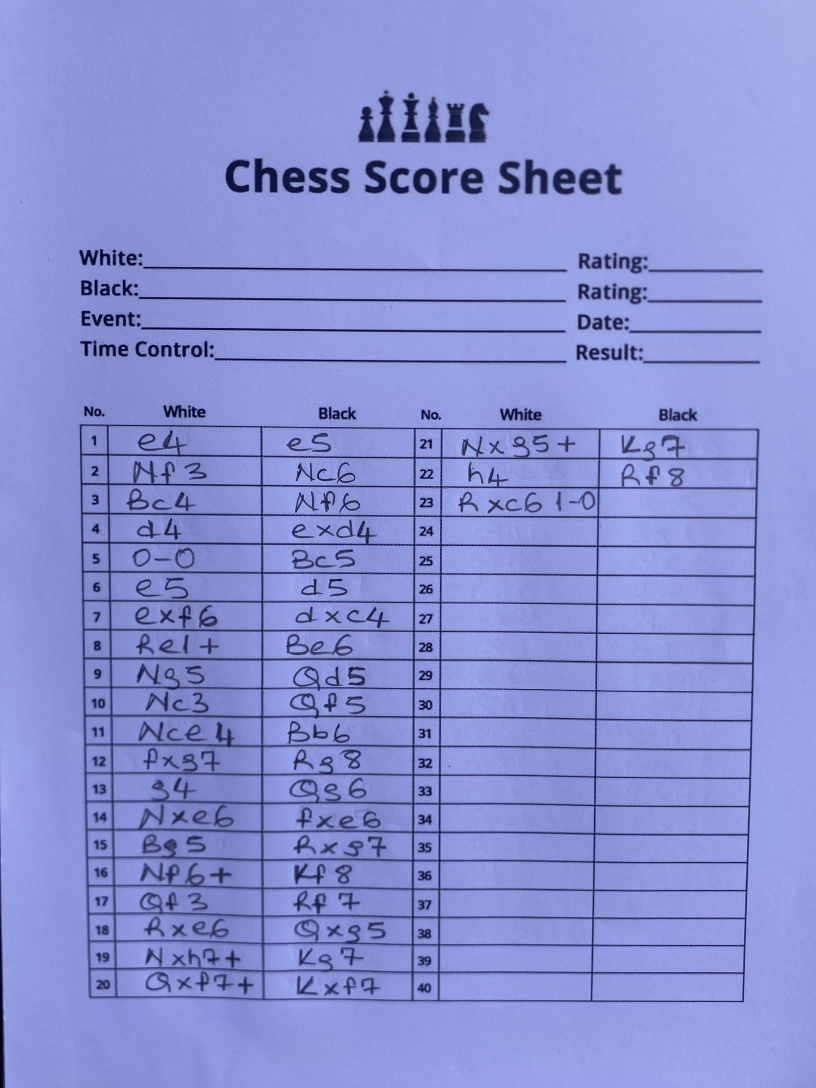
#> input picture yolo_project/Hücre Çıkartma/games/Image (29).jfif, 2448 x 3264 px (shown at 1/3 size); its folder holds 5 pictures in this run
$ python main2.py
#> lines starting #> are read from the running program, lines starting #| are printed output that depends on the picture; after the words box and inside, x2 and y2 are one past the last pixel; in counts of white or black regions, pixels touching at a corner belong together
#> in process_image, img is the input picture: shape (3264, 2448, 3); mean B, G, R 210.4, 144.9, 135.4
import cv2
import numpy as np
import os
# import pytesseract
# OCR_LANGUAGE = "eng"  # Türkçe için "tur"

image_folder = "games"
output_folder = "foundcells"
os.makedirs(output_folder, exist_ok=True)
# pytesseract.pytesseract.tesseract_cmd = r"C:\Program Files\Tesseract-OCR\tesseract.exe"

def detect_lines(image_path):
#> called with image_path = 'games/Image (29).jfif'
    image = cv2.imread(image_path, cv2.IMREAD_COLOR)
    if image is None:
        print(f"Hata: {image_path} okunamadı.")
        return [], []

    gray = cv2.cvtColor(image, cv2.COLOR_BGR2GRAY)
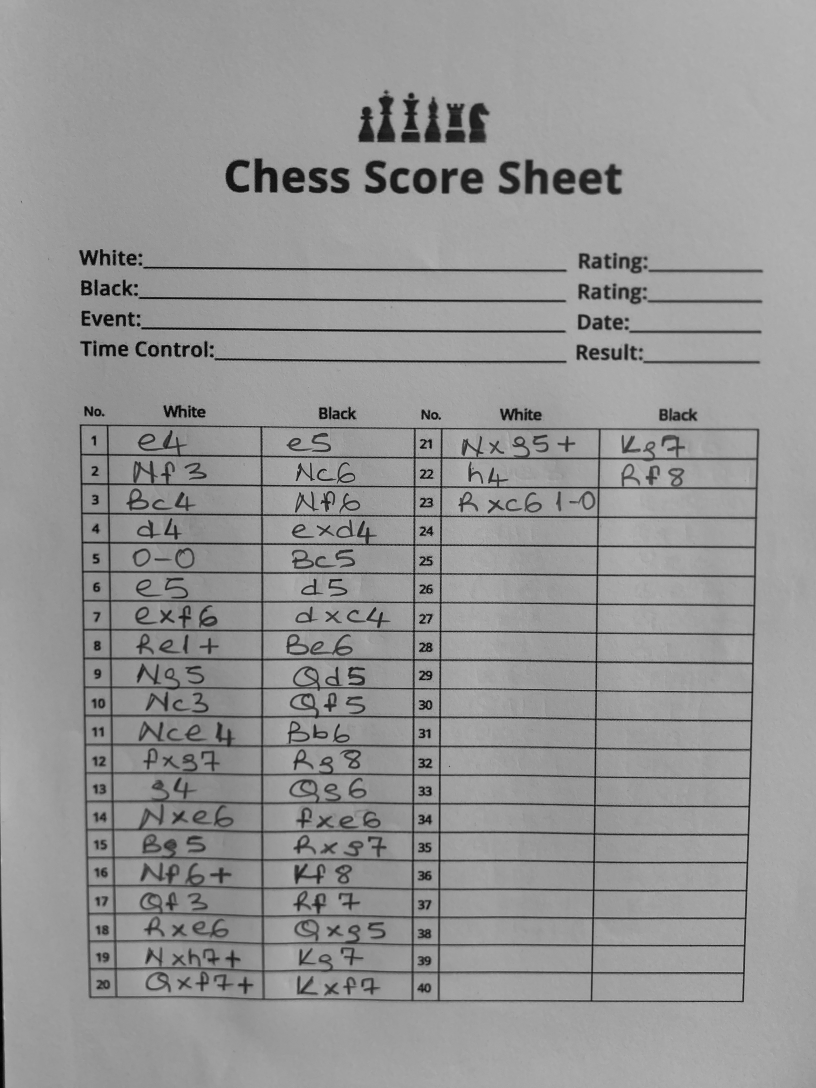
#> gray: shape (3264, 2448) (shown at 1/3 size); min 1, max 221, mean 149.6
    edges = cv2.Canny(gray, 50, 150, apertureSize=3)
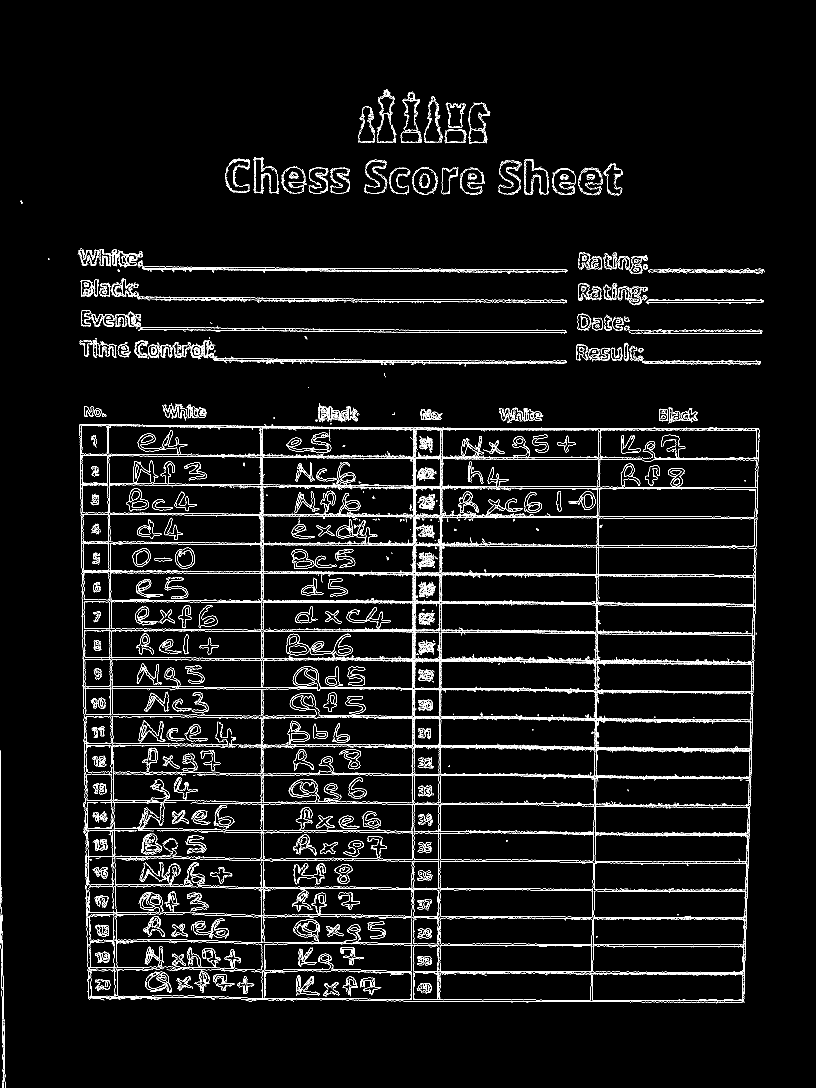
#> edges: shape (3264, 2448) (shown at 1/3 size); 3.5% white in thin lines or dots, all inside (x1, y1, x2, y2) = (0, 268, 2294, 3264)

    lines = cv2.HoughLinesP(edges, 1, np.pi / 180, 75, minLineLength=75, maxLineGap=3)
#> lines = 394 rows, first 6: [1242, 2324, 1242, 2154], [1456, 1285, 1949, 1285], [784, 1623, 784, 1462], [1780, 2580, 1781, 2505], [1241, 1717, 1241, 1639], [1320, 1759, 1320, 1495]
    vertical_lines, horizontal_lines = [], []

    if lines is not None:
        for line in lines:
            x1, y1, x2, y2 = line[0]
            if abs(x1 - x2) < 5:
                vertical_lines.append((x1, x2))
            elif abs(y1 - y2) < 5:
                horizontal_lines.append((y1, y2))
#> this loop made 394 passes
#> after the loop, horizontal_lines = 332 pairs, first value 802 to 3006, second value 803 to 3006; vertical_lines = 62 pairs, first value 1 to 2267, second value 1 to 2268

    vertical_lines.sort(key=lambda x: x[0])
    horizontal_lines.sort(key=lambda y: y[0])

    return vertical_lines, horizontal_lines

def group_lines(lines, axis_index, threshold=30):
    grouped = []
    group = []

    for line in lines:
        val = line[axis_index]
        if not group:
            group.append(line)
        else:
            prev_val = group[-1][axis_index]
            if abs(val - prev_val) <= threshold:
                group.append(line)
            else:
                avg = tuple(int(np.mean([g[i] for g in group])) for i in range(2))
                grouped.append(avg)
                group = [line]

    if group:
        avg = tuple(int(np.mean([g[i] for g in group])) for i in range(2))
        grouped.append(avg)

    return grouped

def process_image(image_path, image_index, cell_start_index=1):
    img = cv2.imread(image_path)
    filename = os.path.basename(image_path)  # "Image (12).jfif"
    name, _ = os.path.splitext(filename)     # "Image (12)"
    vertical_lines, horizontal_lines = detect_lines(image_path)
    vertical_lines = [v for v in vertical_lines if 290 < v[0] < 3000]
#> vertical_lines = 60 pairs, first value 322 to 2267, second value 323 to 2268
    horizontal_lines = [h for h in horizontal_lines if h[0] > 1186]
#> horizontal_lines = 279 pairs, first value 1277 to 3006, second value 1277 to 3006
    # draw_lines_on_image(image_path , vertical_lines , horizontal_lines)

    vertical_lines = group_lines(vertical_lines, 0)
#> the loop in group_lines, `for line in lines:` made 60 passes
#> (val, prev_val, avg, group) on passes 4, 12, 30, 42, 54: (782, 348, (336, 338), [(782, 782)]), (1235, 790, (786, 786), [(1235, 1235)]), (1314, 1247, (1241, 1241), [(1314, 1314)]), (1775, 1326, (1320, 1321), [(1775, 1776)]), (2229, 1793, (1786, 1787), [(2229, 2232)])
#> (line, val, prev_val) on passes 2, 3, 5, 6, 7, 8: ((340, 341), 340, 322), ((348, 351), 348, 340), ((783, 783), 783, 782), ((784, 784), 784, 783), ((787, 787), 787, 784), ((788, 788), 788, 787)
#> after the loop in group_lines, `for line in lines:`: grouped = [(336, 338), (786, 786), (1241, 1241), (1320, 1321), (1786, 1787)]
#> in group_lines, `avg = tuple(int(np.mean([g[i] for g in group])) for i in range(2))`: avg = (2249, 2251)
#> vertical_lines = [(336, 338), (786, 786), (1241, 1241), (1320, 1321), (1786, 1787), (2249, 2251)]
    horizontal_lines = group_lines(horizontal_lines, 0)
#> the loop in group_lines (call 2), `for line in lines:` made 279 passes
#> (val, prev_val, avg, group) on passes 18, 35, 52, 71: (1364, 1290, (1283, 1284), [(1364, 1364)]), (1451, 1379, (1371, 1371), [(1451, 1452)]), (1540, 1467, (1459, 1459), [(1540, 1540)]), (1629, 1555, (1547, 1547), [(1629, 1629)])
#> (line, val, prev_val) on passes 2 to 7: ((1278, 1278), 1278, 1277), ((1279, 1279), 1279, 1278), ((1280, 1281), 1280, 1279), ((1281, 1281), 1281, 1280), ((1282, 1282), 1282, 1281), ((1283, 1285), 1283, 1282)

    cell_count = cell_start_index
    with open("labels.txt", "a", encoding="utf-8") as label_file:
        for i in range(len(horizontal_lines) - 1):
            for j in range(len(vertical_lines) - 1):
                y1 = int(horizontal_lines[i][0])
                y2 = int(horizontal_lines[i + 1][0])
                x1 = int(vertical_lines[j][0])
                x2 = int(vertical_lines[j + 1][0])

                if x2 - x1 < 150:
                    continue

                cell_img = img[y1:y2, x1:x2]
                cell_filename = f"{output_folder}/{name}_cell{cell_count}.png"
                # OCR ile içerik tanı
                # text = pytesseract.image_to_string(cell_img, lang=OCR_LANGUAGE).strip()

                # labels.txt dosyasına yaz
                label_file.write(f"{cell_filename} \n")

                print(f"{cell_filename} kaydedildi!")
                cv2.imwrite(cell_filename, cell_img)
                cell_count += 1
#> this loop made 20 passes
#> (printed output is left out)
#> pass 1, in process_image, `cv2.imwrite(cell_filename, cell_img)`:
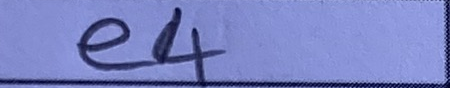
#> saved as Image (29)_cell1.png: shape (88, 450, 3); mean B, G, R 194.3, 130.4, 121.4
#> pass 1, in process_image, `cv2.imwrite(cell_filename, cell_img)`:
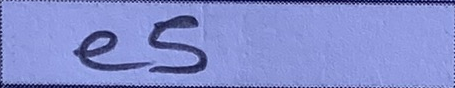
#> saved as Image (29)_cell2.png: shape (88, 455, 3); mean B, G, R 207.5, 142.1, 132.5
#> pass 1, in process_image, `cv2.imwrite(cell_filename, cell_img)`:
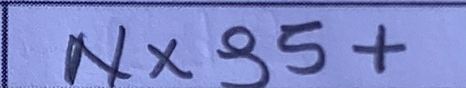
#> saved as Image (29)_cell3.png: shape (88, 466, 3); mean B, G, R 200.7, 137.2, 128
#> pass 1, in process_image, `cv2.imwrite(cell_filename, cell_img)`:
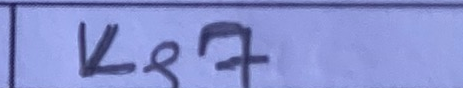
#> saved as Image (29)_cell4.png: shape (88, 463, 3); mean B, G, R 208.3, 145.5, 136.2
        if cell_count != 81 and cell_count != 85:
            label_file.write(f"{name} sıkıntılı")


def draw_lines_on_image(image_path, vertical_lines, horizontal_lines):
    image = cv2.imread(image_path, cv2.IMREAD_COLOR)
    if image is None:
        print(f"Hata: {image_path} okunamadı.")
        return

    # Dikey çizgileri çiz
    for x1, x2 in vertical_lines:
        cv2.line(image, (x1, 0), (x2, image.shape[0]), (0, 255, 0), 2)

    # Yatay çizgileri çiz
    for y1, y2 in horizontal_lines:
        cv2.line(image, (0, y1), (image.shape[1], y2), (255, 0, 0), 2)

    dirname, filename = os.path.split(image_path)
    name, ext = os.path.splitext(filename)
    output_path = os.path.join(dirname, f"{name}_isaretli.jpg")

    cv2.imwrite(output_path, image)
    print(f"Çizgili görsel kaydedildi: {output_path}")


def main():
    process_image("games/Image (29).jfif", 1)
    # [6 lines of commented-out code are left out]

if __name__ == "__main__":
    main()
